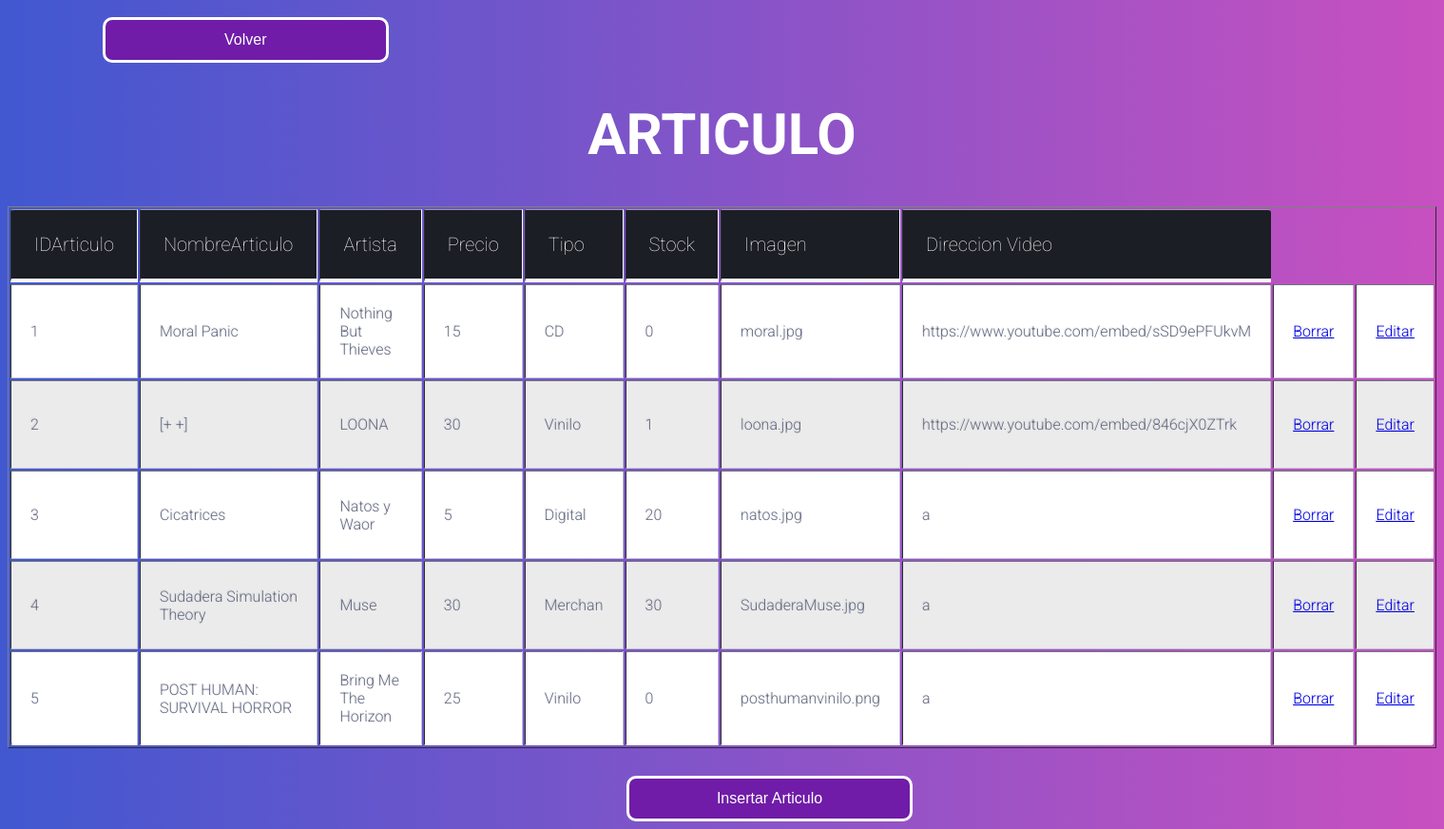
Screenshot of /gestor/articulos/gestionararticulos.php with the database file from the repository.
### tables this page shows
CREATE TABLE `articulo` (
  `IDArticulo` int(10) NOT NULL,
  `NombreArticulo` varchar(30) NOT NULL,
  `Artista` varchar(50) NOT NULL,
  `Descripcion` text NOT NULL,
  `Precio` float NOT NULL,
  `Tipo` enum('CD','Vinilo','Digital','Merchan') NOT NULL,
  `Stock` int(6) NOT NULL,
  `Imagen` varchar(100) NOT NULL,
  `video` text NOT NULL
);

### gestor/articulos/gestionararticulos.php (the view, shortened to what this page needs)
<!DOCTYPE html>
<html>
<head>
</head>
<body>
    <?php
    require '../../servicios/_conexion.php';
    $sql = "SELECT * FROM articulo";
    $resultado = $conexion->query($sql);
    echo '  <link rel="stylesheet" type="text/css" href="../../css/gestoradmin.css">';
    echo "<a href='../index.php'><button class='aaaaboton'>Volver</button></a>";
    echo "<div>";
    echo "<center><h1>ARTICULO</h1>";
    echo "<center><table border=1><tr><th>IDArticulo</th> <th>NombreArticulo</th><th>Artista</th><th>Precio</th><th>Tipo</th><th>Stock</th><th>Imagen</th><th>Direccion Video</th></tr>";
    while ($registro = $resultado->fetch_assoc()) {
        echo "<tr>";
        echo "<td>" . $registro['IDArticulo'] . "</td>";
        echo "<td>" . $registro['NombreArticulo'] . "</td>";
        echo "<td>" . $registro['Artista'] . "</td>";
        echo "<td>" . $registro['Precio'] . "</td>";
        echo "<td>" . $registro['Tipo'] . "</td>";
        echo "<td>" . $registro['Stock'] . "</td>";
        echo "<td>" . $registro['Imagen'] . "</td>";
        echo "<td>" . $registro['video'] . "</td>";
        echo '<td> <a href="borrararticulo.php?p=' . $registro['IDArticulo'] . '"><p>Borrar</a></td>';
        echo '<td> <a href="editararticulo.php?p=' . $registro['IDArticulo'] . '"><p>Editar</a></td>';
        echo "</tr>";
    };
    echo "</table>";
    echo "</div>";
    echo "<br>";
    echo "<center><a href='insertararticulo.php'><button class='aaaaboton'>Insertar Articulo</button>";
    ?>
</body>
</html>

### css/gestoradmin.css (style rules this page uses)
body { background: linear-gradient(-90deg, #c850c0, #4158d0); font-family: "Roboto", helvetica, arial, sans-serif; font-size: 16px; font-weight: 400; text-rendering: optimizeLegibility; }
.aaaaboton { width: 20%; background: #701ca8; border: solid; padding: 12px; color: white; border-radius: 10px; border-color: white; font-family: Poppins-Regular, sans-serif; margin-top: 10px; margin-left: 100px; font-size: 16px; }
h1 { color: #ffffff; font-family: "Roboto", helvetica, arial, sans-serif; font-size: 60px; }
th { color: #ffffff; ; background: #1b1e24; border-bottom: 4px solid #ffffff; border-right: 1px solid #ffffff; font-size: 20px; font-weight: 100; padding: 24px; text-align: left; text-shadow: 0 1px 1px rgba(0, 0, 0, 0.1); vertical-align: middle; }
th:first-child { border-top-left-radius: 3px; }
th:last-child { border-top-right-radius: 3px; border-right: none; }
table { width: auto; height: auto; }
tr { border-top: 1px solid #C1C3D1; border-bottom: 1px solid #C1C3D1; color: #666B85; font-size: 16px; font-weight: normal; text-shadow: 0 1px 1px rgba(256, 256, 256, 0.1); }
tr:first-child { border-top: none; }
tr:last-child { border-bottom: none; }
tr:nth-child(odd) td { background: #EBEBEB; }
tr:last-child td:first-child { border-bottom-left-radius: 3px; }
tr:last-child td:last-child { border-bottom-right-radius: 3px; }
td { font-weight: 300px; background: #FFFFFF; padding: 20px; text-align: left; vertical-align: middle; font-weight: 300; font-size: 16px; text-shadow: -1px -1px 1px rgba(0, 0, 0, 0.1); border-right: 1px solid #C1C3D1; }
td:last-child { border-right: 0px; }

### rows the page displays
articulo: IDArticulo "1", NombreArticulo "Moral Panic", Artista "Nothing But Thieves", Precio "15", Tipo "CD", Stock "0", Imagen "moral.jpg", video "https://www.youtube.com/embed/sSD9ePFUkvM"
articulo: IDArticulo "2", NombreArticulo "[+ +]", Artista "LOONA", Precio "30", Tipo "Vinilo", Stock "1", Imagen "loona.jpg", video "https://www.youtube.com/embed/846cjX0ZTrk"
articulo: IDArticulo "3", NombreArticulo "Cicatrices", Artista "Natos y Waor", Precio "5", Tipo "Digital", Stock "20", Imagen "natos.jpg", video "a"
articulo: IDArticulo "4", NombreArticulo "Sudadera Simulation Theory", Artista "Muse", Precio "30", Tipo "Merchan", Stock "30", Imagen "SudaderaMuse.jpg", video "a"
articulo: IDArticulo "5", NombreArticulo "POST HUMAN: SURVIVAL HORROR", Artista "Bring Me The Horizon", Precio "25", Tipo "Vinilo", Stock "0", Imagen "posthumanvinilo.png", video "a"
